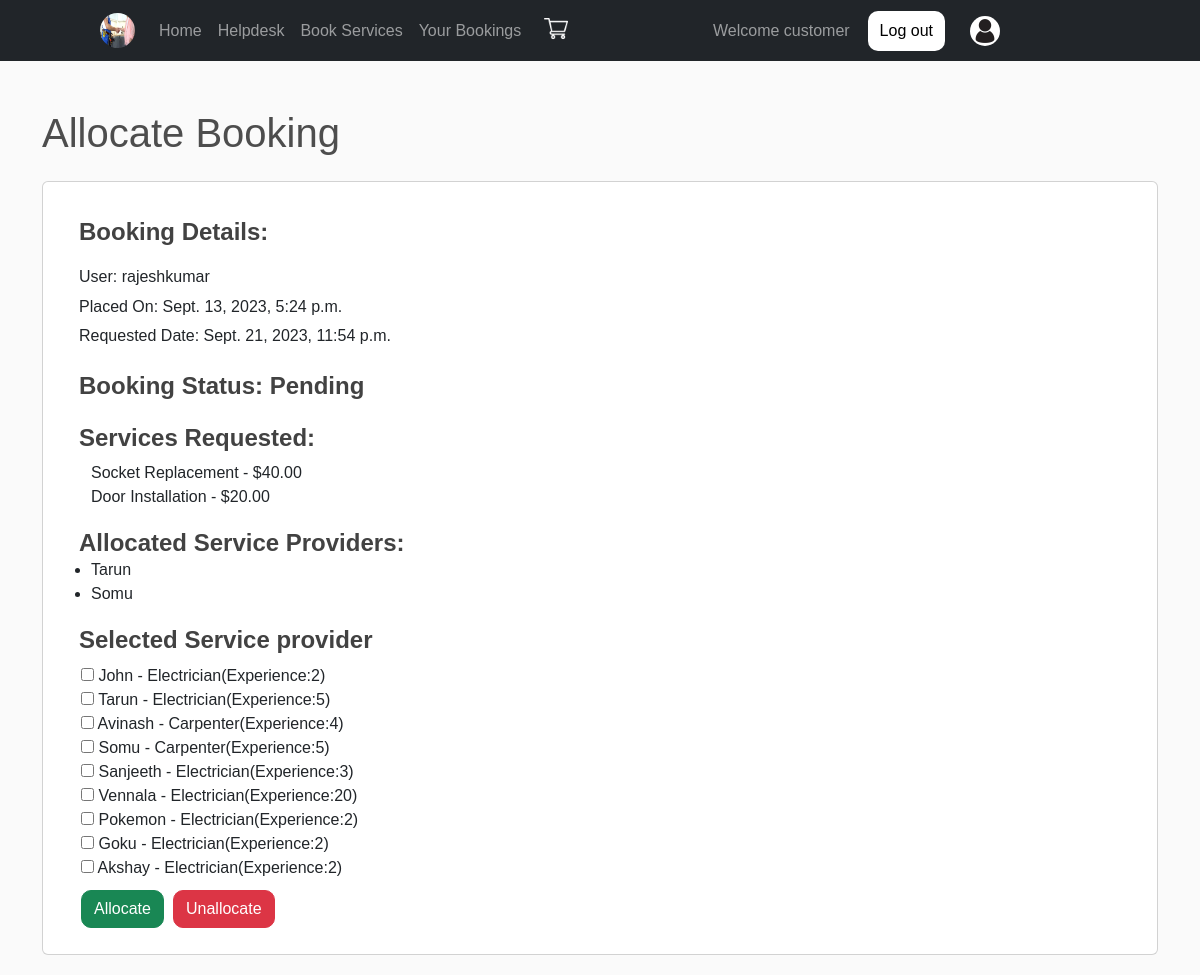
Page /allocate_order/60/ (signed in) on the committed database.
### SMSApp/models.py (models this page shows)
class Order(models.Model):
    STATUS_CHOICES = [
        ('Pending', 'Pending'),
        ('Completed','Completed'),
        ('Cancelled', 'Cancelled'),
    ]
    user = models.ForeignKey(User, on_delete=models.CASCADE)
    address = models.ForeignKey(Address, on_delete=models.CASCADE)
    order_date = models.DateTimeField(auto_now_add=True)
    delivery_date = models.DateTimeField()
    products = models.ManyToManyField(Product)
    status = models.CharField(max_length=20, choices=STATUS_CHOICES, default='Pending')
    total_amount = models.DecimalField(max_digits=10, decimal_places=2, default=0.00)

class User(AbstractUser):
    c=[
        ('customer','customer'),
        ('Service provider','Service provider'),
    ]
    mble = models.CharField(max_length=10,null=True,blank=True)
    role_type=models.CharField(choices=c,default='customer',max_length=30)

class Product(models.Model):
    category = [
        ('0', 'Eletric Service'),
        ('1', 'AC Service'),
        ('2','None'),
        ('3','Carpentering'),
    ]
    name = models.CharField(max_length=200)
    price = models.DecimalField(max_digits=5, decimal_places=2)
    image = models.ImageField(upload_to='static/images/',null=True, blank=True)
    category_type = models.CharField(choices=category, default="2", max_length=25)

class AllocatedOrder(models.Model):
    service_provider=models.ForeignKey(Service,on_delete=models.CASCADE)
    order = models.ForeignKey(Order,on_delete=models.CASCADE)
    chosen_datetime=models.DateTimeField(null=True,blank=True)

class Service(models.Model):
    c=[
        ('Electrician','Electrician'),
        ('AC Technician','AC Technician'),
        ('Carpenter','Carpenter'),
        ('None','None'),
      ]
    user=models.ForeignKey(User,on_delete=models.CASCADE)
    experience = models.PositiveIntegerField(default=0)
    field_type = models.CharField(choices=c,default='None',max_length=30)
    form = models.ImageField(upload_to='static/images/',null=True, blank=True)
    is_approved = models.BooleanField(default=False)
    def __str__(self):
        return f'{self.user.username} - {self.field_type}(Experience:{self.experience})'

### SMSApp/views.py (the view)
# urls.py: path('allocate_order/<int:order_id>/', views.allocate_order, name="allocate_order"),
def allocate_order(request, order_id):
    order = Order.objects.get(pk=order_id)
    approved_service_providers = Service.objects.filter(is_approved=True)
    if request.method == "POST":
        form = AllocationForm(request.POST)
        if form.is_valid():
            selected_provider_ids = form.cleaned_data['selected_providers']
            selected_providers = []
            for selected_provider_id in selected_provider_ids:
                try:
                    selected_provider = Service.objects.get(pk=selected_provider_id.id)
                except ObjectDoesNotExist:
                    messages.error(request, 'Invalid service provider selected.')
                    return redirect('service_requests')
                if AllocatedOrder.objects.filter(order=order, service_provider=selected_provider).exists():
                    messages.error(request, f'{selected_provider.user.username} is already allocated to this Booking.')
                else:
                    selected_providers.append(selected_provider)
                    allocated_order, created = AllocatedOrder.objects.get_or_create(
                        order=order,
                        service_provider=selected_provider,
                    )
                    if not created:
                        allocated_order.service_provider = selected_provider
                        allocated_order.save()
            if selected_providers:
                subject = 'Your Service Request Allocation Notification'
                message = 'Your service request has been allocated to the following service providers:'
                from_email = 'suhas8706@example.com'
                recipient_list = [order.user.email]
                mobile_numbers = [selected_provider.user.mble for selected_provider in selected_providers]
                provider_details = []
                for selected_provider in selected_providers:
                    provider_details.append(f'- {selected_provider.user.username}')
                context = {'user': order.user, 'provider_details': provider_details, 'order': order, 'phone_numbers': mobile_numbers}
                html_message = render_to_string('html/allocation_email.html', context)
                send_mail(subject, message, from_email, recipient_list, fail_silently=False, html_message=html_message)
                messages.success(request, 'Allocated successfully!')
            allocated_providers = AllocatedOrder.objects.filter(order=order).select_related('service_provider')
            return render(request, 'html/allocate_order.html', {
                'order': order,
                'approved_service_providers': approved_service_providers,
                'form': form,
                'allocated_providers': allocated_providers,
            })
    else:
        form = AllocationForm()
    allocated_providers = AllocatedOrder.objects.filter(order=order).select_related('service_provider')
    return render(request, 'html/allocate_order.html', {
        'order': order,
        'approved_service_providers': approved_service_providers,
        'form': form,
        'allocated_providers': allocated_providers,
    })

### SMSApp/forms.py
class AllocationForm(forms.Form):
    selected_providers = forms.ModelMultipleChoiceField(
        queryset=Service.objects.filter(is_approved=True),
        widget=forms.CheckboxSelectMultiple,
    )

### templates/html/allocate_order.html (shortened to what this page needs)
{% extends 'html/base.html' %}
{% load static %}
{% block content %}
<div class="container mt-5">
    <h1>Allocate Booking</h1>
    <div class="card mt-4" style="margin-bottom: 20px;">
        <div class="card-body">
            <h6 class="card-subtitle mb-2" style="font-size: 24px; color: #424242; margin: 20px 0px 0px 20px; font-weight: 600;">Booking Details:</h6>
            <div style="padding: 10px 0px 0px 20px;">
                <p class="card-title" style="text-align: left; font-size: 16px;">User: {{ order.user.username }}</p>
                <h5 class="card-title" style="font-size: 16px;">Placed On: {{ order.order_date }}</h5>
                <p class="card-title" style="text-align: left; font-size: 16px;">Requested Date: {{ order.delivery_date }}</p>
            </div>
            <p style="text-align: left;font-size: 24px; margin: 20px 0px 0px 20px; font-weight: 600; color: #424242;">Booking Status: {{ order.status }}</p>
            <h6 class="card-subtitle mb-2" style="margin: 20px 0 0 20px; font-size: 24px;font-weight: 600; color: #424242;">Services Requested:</h6>
            <ul>
                {% for product in order.products.all %}
                                    <li class="list-group-item" >
                                        {{ product.name }} - ${{ product.price }}
                                    </li>
                                {% endfor %}
            </ul>
            <h2 style="margin: 20px 0 0 20px; color: #424242; font-size: 24px;font-weight: 600;">Allocated Service Providers:</h2>
            <ul>
                {% for allocated_provider in order.allocatedorder_set.all %}
                    <li>{{ allocated_provider.service_provider.user.username }}</li>
                {% endfor %}
            </ul>
          <h2 style="margin: 20px 0 0 20px; color: #424242; font-size: 24px;font-weight: 600;">Selected  Service provider</h2>
          <div class="row" style="margin-left: 10px;padding-top: 10px;">
            <form method="post">
                {%for i in form %}
                   {{i}}
                {%endfor%}
                <button type="submit" class="btn btn-success" style="border-radius: 10px;margin-top: 10px; margin-bottom: 10px;">Allocate</button>
            </form>
            <form method="post" action="{% url 'unallocate_order' order.id %}">
                <button type="submit" class="btn btn-danger" style="border-radius: 10px; position: absolute; left: 130px;bottom: 26px;">Unallocate</button>
            </form>
        </div>
        </div>
    </div>
</div>
{% endblock %}

### templates/html/base.html (style rules this page uses)
* { margin: 0; padding: 0; font-family: sans-serif; scroll-behavior: smooth; }
.card-body p { font-size: 20px; text-align: center; }
body { background-color: hsl(0, 0%, 98%); }
h1,h2,h3,h4,h5,h6 { color:hsl(0, 0%, 30%); }
.btn { border-radius: 0; }

### rows in the picture
Order: user.username "rajeshkumar", order_date "Sept. 13, 2023, 5:24 p.m.", delivery_date "Sept. 21, 2023, 11:54 p.m.", status "Pending"
Product: name "Socket Replacement", price "40.00"
Product: name "Door Installation", price "20.00"
AllocatedOrder: service_provider.user.username "Tarun"
AllocatedOrder: service_provider.user.username "Somu"
